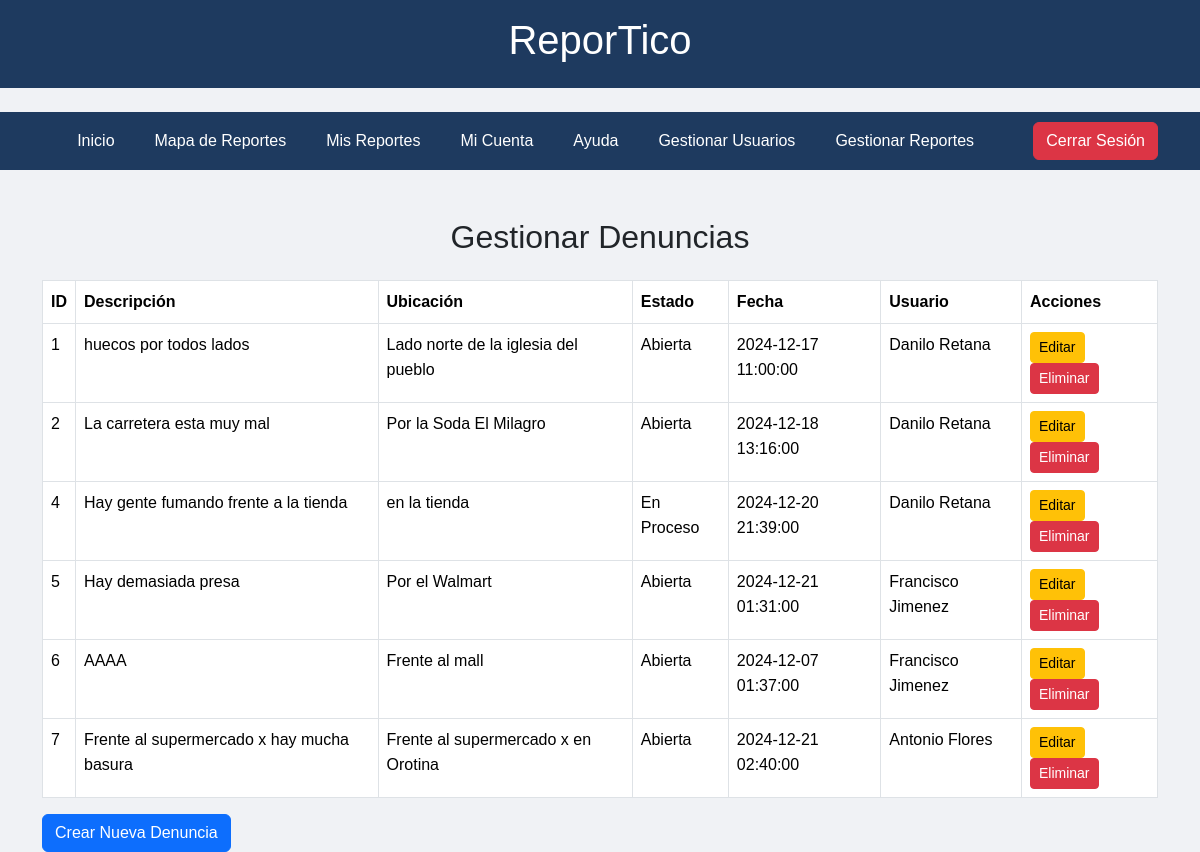
Screenshot of /app/views/gestionarDenuncias.php (signed in) with the database file from the repository.
### tables this page shows
CREATE TABLE `denuncias` (
  `idDenuncias` int(11) NOT NULL,
  `idUsuario` int(11) NOT NULL,
  `idProvincia` int(11) NOT NULL,
  `idCanton` int(11) NOT NULL,
  `idTipoDenuncia` int(11) NOT NULL,
  `idEstadoDenuncia` int(11) NOT NULL,
  `DescripcionDenuncia` varchar(500) DEFAULT NULL,
  `Fecha` datetime NOT NULL,
  `DetalleUbicacion` varchar(500) DEFAULT NULL
);

### app/models/Denuncia.php (called while the page is built, shortened)
<?php
class Denuncia
{
    private $pdo;
    public function __construct($pdo)
    {
        $this->pdo = $pdo;
    }
    public function getAllDenuncias()
    {
        $stmt = $this->pdo->query("SELECT * FROM Denuncias");
        return $stmt->fetchAll(PDO::FETCH_ASSOC);
    }
}

### app/models/EstadoDenuncia.php (called while the page is built, shortened)
<?php
class EstadoDenuncia
{
    private $pdo;
    public function __construct($pdo)
    {
        $this->pdo = $pdo;
    }
    public function getAllEstados()
    {
        $stmt = $this->pdo->query("SELECT * FROM Estados_Denuncias");
        return $stmt->fetchAll(PDO::FETCH_ASSOC);
    }
}

### app/models/User.php (called while the page is built, shortened)
<?php
class User
{
    private $pdo;
    public function __construct($pdo)
    {
        $this->pdo = $pdo;
    }
    public function getAllUsers()
    {
        $stmt = $this->pdo->query("SELECT * FROM Usuarios");
        return $stmt->fetchAll(PDO::FETCH_ASSOC);
    }
}

### app/views/gestionarDenuncias.php (the view, shortened to what this page needs)
<?php
require_once __DIR__ . '/../models/Denuncia.php';
require_once __DIR__ . '/../models/User.php';
require_once __DIR__ . '/../models/EstadoDenuncia.php';
$database = new Database();
$pdo = $database->getConnection();
$denunciaModel = new Denuncia($pdo);
$userModel = new User($pdo);
$estadoDenunciaModel = new EstadoDenuncia($pdo);
$denuncias = $denunciaModel->getAllDenuncias();
$usuarios = $userModel->getAllUsers();
$estadosDenuncia = $estadoDenunciaModel->getAllEstados();
$userMap = [];
foreach ($usuarios as $usuario) {
    $userMap[$usuario['idUsuario']] = $usuario['Nombre'] . ' ' . $usuario['Apellido'];
}
$estadoMap = [];
foreach ($estadosDenuncia as $estado) {
    $estadoMap[$estado['idEstadoDenuncia']] = $estado['NombreDenuncia'];
}
?>
<!DOCTYPE html>
<html lang="es">
<head>
    <link href="https://cdn.jsdelivr.net/npm/bootstrap@5.3.3/dist/css/bootstrap.min.css" rel="stylesheet"
>
    <link rel="stylesheet" href="assets/css/style.css">
</head>
<body>
    <header class="py-3 mb-4">
        <div class="container text-center">
            <h1 class="text-center">ReporTico</h1>
        </div>
    </header>
    <nav class="navbar navbar-expand-lg navbar-custom">
        <div class="container">
            <div class="collapse navbar-collapse" id="navbarNav">
                <ul class="navbar-nav mx-auto">
                    <li class="nav-item me-4">
                        <a class="nav-link" aria-current="page" href="home.php">Inicio</a>
                    </li>
                    <li class="nav-item me-4">
                        <a class="nav-link" href="mapaReportes.php">Mapa de Reportes</a>
                    </li>
                    <li class="nav-item me-4">
                        <a class="nav-link" href="misReportes.php">Mis Reportes</a>
                    </li>
                    <li class="nav-item me-4">
                        <a class="nav-link" href="miCuenta.php">Mi Cuenta</a>
                    </li>
                    <li class="nav-item me-4">
                        <a class="nav-link" href="ayuda.html">Ayuda</a>
                    </li>
                    <li class="nav-item me-4">
                        <a class="nav-link" href="gestionarUsuarios.php">Gestionar Usuarios</a>
                    </li>
                    <li class="nav-item me-4">
                        <a class="nav-link" href="gestionarDenuncias.php">Gestionar Reportes</a>
                    </li>
                </ul>
                <div class="d-flex">
                    <a href="logout.php" class="btn btn-danger">Cerrar Sesión</a>
                </div>
            </div>
        </div>
    </nav>
    <div class="container mt-5">
        <h2 class="text-center mb-4">Gestionar Denuncias</h2>
        <div class="table-responsive">
            <table class="table table-bordered">
                <thead>
                    <tr>
                        <th>ID</th>
                        <th>Descripción</th>
                        <th>Ubicación</th>
                        <th>Estado</th>
                        <th>Fecha</th>
                        <th>Usuario</th>
                        <th>Acciones</th>
                    </tr>
                </thead>
                <tbody>
                    <?php foreach ($denuncias as $denuncia): ?>
                        <tr>
                            <td><?php echo htmlspecialchars($denuncia['idDenuncias']); ?></td>
                            <td><?php echo htmlspecialchars($denuncia['DescripcionDenuncia']); ?></td>
                            <td><?php echo htmlspecialchars($denuncia['DetalleUbicacion']); ?></td>
                            <td><?php echo htmlspecialchars($estadoMap[$denuncia['idEstadoDenuncia']]); ?></td>
                            <td><?php echo htmlspecialchars($denuncia['Fecha']); ?></td>
                            <td><?php echo htmlspecialchars($userMap[$denuncia['idUsuario']]); ?></td>
                            <td>
                                <a href="editarDenuncia.php?id=<?php echo $denuncia['idDenuncias']; ?>" class="btn btn-warning btn-sm">Editar</a>
                                <a href="eliminarDenuncia.php?id=<?php echo $denuncia['idDenuncias']; ?>" class="btn btn-danger btn-sm">Eliminar</a>
                            </td>
                        </tr>
                    <?php endforeach; ?>
                </tbody>
            </table>
        </div>
        <a href="crearDenuncia.php" class="btn btn-primary">Crear Nueva Denuncia</a>
    </div>
</body>
</html>

### app/views/assets/css/style.css (style rules this page uses)
body { font-family: Arial; background-color: #F0F2F5; transition: background-color 0.5s ease, color 0.5 ease; line-height: 1.6; display: flex; flex-direction: column; min-height: 100vh; margin: 0; }
header { font-family: Arial; background-color: #1E3A5F; color: #FFFFFF; }
.navbar-custom { background-color: #1E3A5F; }
.navbar-custom .navbar-brand, .navbar-custom .nav-link { color: #FFFFFF; }

### rows the page displays
denuncias: idDenuncias "1", DescripcionDenuncia "huecos por todos lados", DetalleUbicacion "Lado norte de la iglesia del pueblo", idEstadoDenuncia "Abierta", Fecha "2024-12-17 11:00:00", idUsuario "Danilo Retana"
denuncias: idDenuncias "2", DescripcionDenuncia "La carretera esta muy mal", DetalleUbicacion "Por la Soda El Milagro", idEstadoDenuncia "Abierta", Fecha "2024-12-18 13:16:00", idUsuario "Danilo Retana"
denuncias: idDenuncias "4", DescripcionDenuncia "Hay gente fumando frente a la tienda", DetalleUbicacion "en la tienda", idEstadoDenuncia "En Proceso", Fecha "2024-12-20 21:39:00", idUsuario "Danilo Retana"
denuncias: idDenuncias "5", DescripcionDenuncia "Hay demasiada presa", DetalleUbicacion "Por el Walmart", idEstadoDenuncia "Abierta", Fecha "2024-12-21 01:31:00", idUsuario "Francisco Jimenez"
denuncias: idDenuncias "6", DescripcionDenuncia "AAAA", DetalleUbicacion "Frente al mall", idEstadoDenuncia "Abierta", Fecha "2024-12-07 01:37:00", idUsuario "Francisco Jimenez"
denuncias: idDenuncias "7", DescripcionDenuncia "Frente al supermercado x hay mucha basura", DetalleUbicacion "Frente al supermercado x en Orotina", idEstadoDenuncia "Abierta", Fecha "2024-12-21 02:40:00", idUsuario "Antonio Flores"
